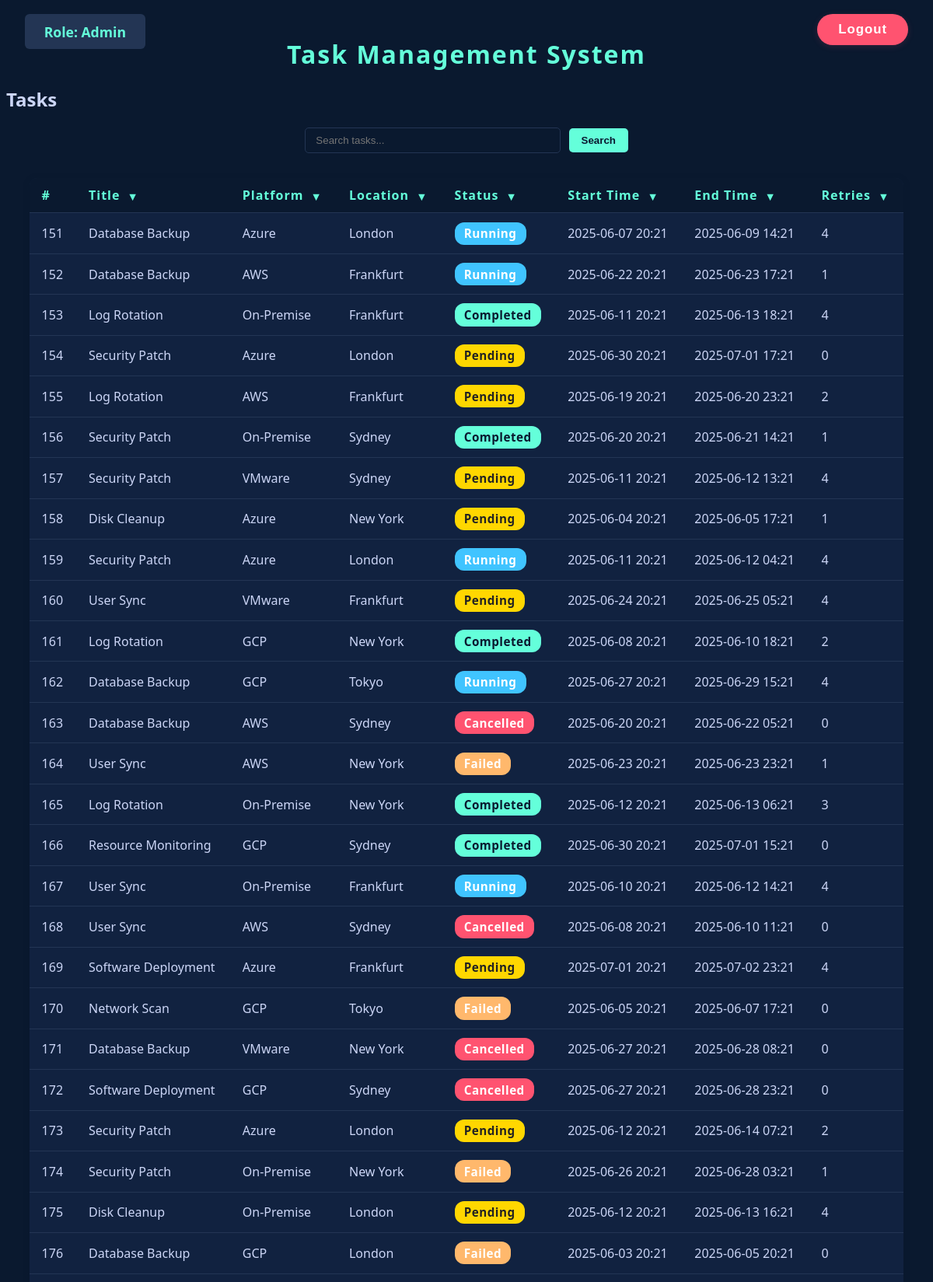
Page /tasks/?search=&page=4 (signed in, upper part) on the committed database.
### main/models.py (models this page shows, shortened)
class Task(models.Model):
    title = models.CharField(max_length=100, default="System Update")
    platform = models.CharField(max_length=100)
    location = models.CharField(max_length=100)
    status = models.CharField(max_length=50)
    start_time = models.CharField(max_length=100)
    end_time = models.CharField(max_length=100, null=True, blank=True)
    retries = models.IntegerField(default=0)

### main/views.py (the view, shortened to what this page needs)
# urls.py: path('tasks/', views.task_list, name='task_list'),
@login_required
def task_list(request):
    search = request.GET.get('search', '').strip()
    tasks = Task.objects.all()
    title = request.GET.get('title', '')
    platform = request.GET.get('platform', '')
    location = request.GET.get('location', '')
    status = request.GET.get('status', '')
    start_time = request.GET.get('start_time', '')
    end_time = request.GET.get('end_time', '')
    retries = request.GET.get('retries', '')
    if title:
        tasks = tasks.filter(title=title)
    if platform:
        tasks = tasks.filter(platform=platform)
    if location:
        tasks = tasks.filter(location=location)
    if status:
        tasks = tasks.filter(status=status)
    if start_time:
        tasks = tasks.filter(start_time=start_time)
    if end_time:
        tasks = tasks.filter(end_time=end_time)
    if retries:
        tasks = tasks.filter(retries=retries)
    titles = Task.objects.values_list('title', flat=True).distinct()
    platforms = Task.objects.values_list('platform', flat=True).distinct()
    locations = Task.objects.values_list('location', flat=True).distinct()
    statuses = Task.objects.values_list('status', flat=True).distinct()
    start_times = Task.objects.values_list('start_time', flat=True).distinct()
    end_times = Task.objects.values_list('end_time', flat=True).distinct()
    retries_list = Task.objects.values_list('retries', flat=True).distinct()
    paginator = Paginator(tasks, 50)
    page_number = request.GET.get('page', 1)
    page_obj = paginator.get_page(page_number)
    selected_role = request.session.get('selected_role', '')
    context = {
        'tasks': page_obj.object_list,
        'page_obj': page_obj,
        'search': search,
        'selected_role': selected_role,
        'titles': titles,
        'platforms': platforms,
        'locations': locations,
        'statuses': statuses,
        'start_times': start_times,
        'end_times': end_times,
        'retries': retries_list,
    }
    if request.headers.get('x-requested-with') == 'XMLHttpRequest':
        html = render_to_string('main/task_table_rows.html', {
            **context,
            'user': request.user,
        })
        return JsonResponse({'html': html})
    return render(request, 'main/task_system.html', context)

### main/templates/main/task_system.html (shortened to what this page needs)
<!DOCTYPE html>
<html>
<head>
</head>
<body>
    <div style="position: absolute; top: 18px; left: 32px; z-index: 10;">
        <span class="role-box" style="background: #233554; color: #64ffda; font-weight: bold; font-size: 1.1em; padding: 0.6em 1.4em;">
            Role:
            {% if request.session.selected_role %}
                {{ request.session.selected_role|title }}
            {% else %}
                {% if user.is_superuser %}Admin{% else %}Client{% endif %}
            {% endif %}
        </span>
    </div>
    <div style="position: absolute; top: 18px; right: 32px; z-index: 10;">
        {% if user.is_authenticated %}
            <form action="{% url 'logout' %}" method="post" style="display:inline;">
                <button type="submit"
                        style="
                            background: #ff5370;
                            color: #fff;
                            font-weight: bold;
                            border: none;
                            border-radius: 24px;
                            padding: 0.6em 1.6em;
                            font-size: 1.05em;
                            box-shadow: 0 2px 8px rgba(255,83,112,0.15);
                            cursor: pointer;
                            transition: background 0.2s, color 0.2s, box-shadow 0.2s;
                            letter-spacing: 1px;
                        "
                        onmouseover="this.style.background='#d32f2f';"
                        onmouseout="this.style.background='#ff5370';"
                        title="Logout">
                    Logout
                </button>
            </form>
        {% endif %}
    </div>
    <h1 style="text-align:center; color:#64ffda; margin-top:1.5em; margin-bottom:0.5em; letter-spacing:2px;">
        Task Management System
    </h1>
    <h2>Tasks</h2>
    <form method="get" action="{% url 'task_list' %}" style="text-align:center; margin-bottom:1.5em;">
        <input
            type="text"
            name="search"
            value="{{ search|default:'' }}"
            placeholder="Search tasks..."
            style="padding:0.6em 1em; border-radius:5px; border:1px solid #233554; background:#0a192f; color:#ccd6f6; width:300px;"
            autofocus
        >
        <button type="submit" style="background:#64ffda; color:#0a192f; font-weight:600; border-radius:5px; border:none; padding:0.6em 1.2em; margin-left:0.5em;">Search</button>
    </form>
    <form method="get" id="filter-form">
      <table>
        <thead>
          <tr>
            <th>#</th>
            <th>
              Title
              <span class="dropdown-arrow" onclick="toggleDropdown('title-dropdown')">&#9660;</span>
            </th>
            <th>
              Platform
              <span class="dropdown-arrow" onclick="toggleDropdown('platform-dropdown')">&#9660;</span>
            </th>
            <th>
              Location
              <span class="dropdown-arrow" onclick="toggleDropdown('location-dropdown')">&#9660;</span>
            </th>
            <th>
              Status
              <span class="dropdown-arrow" onclick="toggleDropdown('status-dropdown')">&#9660;</span>
            </th>
            <th>
              Start Time
              <span class="dropdown-arrow" onclick="toggleDropdown('starttime-dropdown')">&#9660;</span>
            </th>
            <th>
              End Time
              <span class="dropdown-arrow" onclick="toggleDropdown('endtime-dropdown')">&#9660;</span>
            </th>
            <th>
              Retries
              <span class="dropdown-arrow" onclick="toggleDropdown('retries-dropdown')">&#9660;</span>
            </th>
          </tr>
        </thead>
        <tbody id="task-table-body">
          {% include 'main/task_table_rows.html' with selected_role=selected_role %}
        </tbody>
      </table>
    </form>
</body>
</html>

### main/templates/main/task_table_rows.html (shortened to what this page needs)
<tbody>
    {% for task in tasks %}
    <tr id="data-row-{{ task.id }}" class="data-row">
        <td>{{ forloop.counter0|add:page_obj.start_index }}</td>
        <td>{{ task.title }}</td>
        <td>{{ task.platform }}</td>
        <td>{{ task.location }}</td>
        <td>
            <span class="status-label status-{{ task.status|lower }}">{{ task.status|capfirst }}</span>
        </td>
        <td>{{ task.start_time }}</td>
        <td>{{ task.end_time }}</td>
        <td>{{ task.retries }}</td>
    </tr>
    {% endfor %}
</tbody>

### main/templates/main/task_system.html (style rules this page uses)
body { background: #0a192f; color: #ccd6f6; font-family: 'Segoe UI', Arial, sans-serif; }
table { width: 95%; margin: 2em auto; border-collapse: collapse; background: #112240; border-radius: 10px; overflow: hidden; box-shadow: 0 2px 8px rgba(10,25,47,0.3); }
th, td { padding: 0.7em 1em; border-bottom: 1px solid #233554; text-align: left; }
th { background: #0a192f; color: #64ffda; font-weight: 600; letter-spacing: 1px; }
.role-box { background: #233554; color: #64ffda; padding: 0.5em 1em; border-radius: 6px; margin-bottom: 1em; display: inline-block; font-weight: bold; }
button { background: #64ffda; color: #0a192f; border: none; padding: 0.7em 1.4em; border-radius: 5px; cursor: pointer; }
.dropdown-arrow { cursor: pointer; margin-left: 4px; font-size: 0.9em; vertical-align: middle; }
th { position: relative; }

### main/templates/main/task_table_rows.html (style rules this page uses)
.status-label { padding: 0.3em 0.8em; border-radius: 12px; font-weight: bold; font-size: 0.95em; letter-spacing: 0.5px; display: inline-block; }
.status-cancelled { background: #ff5370; color: #fff; }
.status-failed { background: #ffb86c; color: #fff; }
.status-pending { background: #ffd700; color: #222; }
.status-completed { background: #64ffda; color: #0a192f; }
.status-running { background: #40c4ff; color: #fff; }

### rows in the picture
Task: title "Database Backup", platform "Azure", location "London", status "Running", start_time "2025-06-07 20:21", end_time "2025-06-09 14:21", retries "4"
Task: title "Database Backup", platform "AWS", location "Frankfurt", status "Running", start_time "2025-06-22 20:21", end_time "2025-06-23 17:21", retries "1"
Task: title "Log Rotation", platform "On-Premise", location "Frankfurt", status "Completed", start_time "2025-06-11 20:21", end_time "2025-06-13 18:21", retries "4"
Task: title "Security Patch", platform "Azure", location "London", status "Pending", start_time "2025-06-30 20:21", end_time "2025-07-01 17:21", retries "0"
Task: title "Log Rotation", platform "AWS", location "Frankfurt", status "Pending", start_time "2025-06-19 20:21", end_time "2025-06-20 23:21", retries "2"
Task: title "Security Patch", platform "On-Premise", location "Sydney", status "Completed", start_time "2025-06-20 20:21", end_time "2025-06-21 14:21", retries "1"
Task: title "Security Patch", platform "VMware", location "Sydney", status "Pending", start_time "2025-06-11 20:21", end_time "2025-06-12 13:21", retries "4"
Task: title "Disk Cleanup", platform "Azure", location "New York", status "Pending", start_time "2025-06-04 20:21", end_time "2025-06-05 17:21", retries "1"
Task: title "Security Patch", platform "Azure", location "London", status "Running", start_time "2025-06-11 20:21", end_time "2025-06-12 04:21", retries "4"
Task: title "User Sync", platform "VMware", location "Frankfurt", status "Pending", start_time "2025-06-24 20:21", end_time "2025-06-25 05:21", retries "4"
Task: title "Log Rotation", platform "GCP", location "New York", status "Completed", start_time "2025-06-08 20:21", end_time "2025-06-10 18:21", retries "2"
Task: title "Database Backup", platform "GCP", location "Tokyo", status "Running", start_time "2025-06-27 20:21", end_time "2025-06-29 15:21", retries "4"
Task: title "Database Backup", platform "AWS", location "Sydney", status "Cancelled", start_time "2025-06-20 20:21", end_time "2025-06-22 05:21", retries "0"
Task: title "User Sync", platform "AWS", location "New York", status "Failed", start_time "2025-06-23 20:21", end_time "2025-06-23 23:21", retries "1"
Task: title "Log Rotation", platform "On-Premise", location "New York", status "Completed", start_time "2025-06-12 20:21", end_time "2025-06-13 06:21", retries "3"
Task: title "Resource Monitoring", platform "GCP", location "Sydney", status "Completed", start_time "2025-06-30 20:21", end_time "2025-07-01 15:21", retries "0"
Task: title "User Sync", platform "On-Premise", location "Frankfurt", status "Running", start_time "2025-06-10 20:21", end_time "2025-06-12 14:21", retries "4"
Task: title "User Sync", platform "AWS", location "Sydney", status "Cancelled", start_time "2025-06-08 20:21", end_time "2025-06-10 11:21", retries "0"
Task: title "Software Deployment", platform "Azure", location "Frankfurt", status "Pending", start_time "2025-07-01 20:21", end_time "2025-07-02 23:21", retries "4"
Task: title "Network Scan", platform "GCP", location "Tokyo", status "Failed", start_time "2025-06-05 20:21", end_time "2025-06-07 17:21", retries "0"
Task: title "Database Backup", platform "VMware", location "New York", status "Cancelled", start_time "2025-06-27 20:21", end_time "2025-06-28 08:21", retries "0"
Task: title "Software Deployment", platform "GCP", location "Sydney", status "Cancelled", start_time "2025-06-27 20:21", end_time "2025-06-28 23:21", retries "0"
Task: title "Security Patch", platform "Azure", location "London", status "Pending", start_time "2025-06-12 20:21", end_time "2025-06-14 07:21", retries "2"
Task: title "Security Patch", platform "On-Premise", location "New York", status "Failed", start_time "2025-06-26 20:21", end_time "2025-06-28 03:21", retries "1"
Task: title "Disk Cleanup", platform "On-Premise", location "London", status "Pending", start_time "2025-06-12 20:21", end_time "2025-06-13 16:21", retries "4"
Task: title "Database Backup", platform "GCP", location "London", status "Failed", start_time "2025-06-03 20:21", end_time "2025-06-05 20:21", retries "0"
